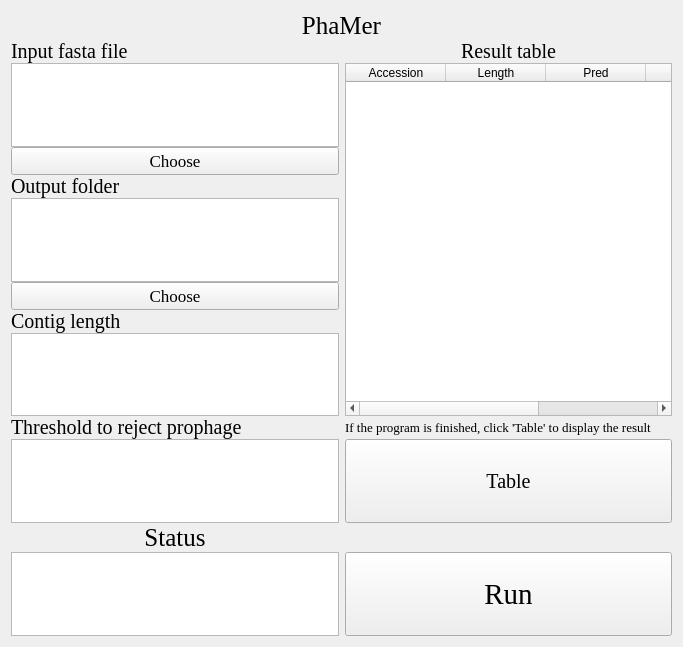
<?xml version="1.0" encoding="UTF-8"?>
<ui version="4.0">
 <class>Form</class>
 <widget class="QWidget" name="Form">
  <property name="geometry">
   <rect>
    <x>0</x>
    <y>0</y>
    <width>683</width>
    <height>647</height>
   </rect>
  </property>
  <property name="windowTitle">
   <string>Form</string>
  </property>
  <property name="styleSheet">
   <string notr="true">background-image: url(D:/tools/Pycharm/pyqt/logo/green_back.png);</string>
  </property>
  <layout class="QGridLayout" name="gridLayout_2">
   <item row="0" column="0">
    <layout class="QGridLayout" name="gridLayout">
     <property name="horizontalSpacing">
      <number>6</number>
     </property>
     <property name="verticalSpacing">
      <number>0</number>
     </property>
     <item row="1" column="0">
      <widget class="QLabel" name="label_2">
       <property name="font">
        <font>
         <family>Times New Roman</family>
         <pointsize>15</pointsize>
        </font>
       </property>
       <property name="text">
        <string>Input fasta file</string>
       </property>
       <property name="alignment">
        <set>Qt::AlignLeading|Qt::AlignLeft|Qt::AlignVCenter</set>
       </property>
      </widget>
     </item>
     <item row="3" column="0">
      <widget class="QPushButton" name="pushButton_2">
       <property name="font">
        <font>
         <family>Times New Roman</family>
         <pointsize>13</pointsize>
        </font>
       </property>
       <property name="text">
        <string>Choose</string>
       </property>
      </widget>
     </item>
     <item row="9" column="0">
      <widget class="QLabel" name="label_7">
       <property name="font">
        <font>
         <family>Times New Roman</family>
         <pointsize>15</pointsize>
        </font>
       </property>
       <property name="text">
        <string>Threshold to reject prophage</string>
       </property>
       <property name="alignment">
        <set>Qt::AlignLeading|Qt::AlignLeft|Qt::AlignVCenter</set>
       </property>
      </widget>
     </item>
     <item row="7" column="0">
      <widget class="QLabel" name="label_5">
       <property name="font">
        <font>
         <family>Times New Roman</family>
         <pointsize>15</pointsize>
        </font>
       </property>
       <property name="text">
        <string>Contig length</string>
       </property>
       <property name="alignment">
        <set>Qt::AlignLeading|Qt::AlignLeft|Qt::AlignVCenter</set>
       </property>
      </widget>
     </item>
     <item row="4" column="0">
      <widget class="QLabel" name="label_3">
       <property name="font">
        <font>
         <family>Times New Roman</family>
         <pointsize>15</pointsize>
        </font>
       </property>
       <property name="text">
        <string>Output folder</string>
       </property>
       <property name="alignment">
        <set>Qt::AlignLeading|Qt::AlignLeft|Qt::AlignVCenter</set>
       </property>
      </widget>
     </item>
     <item row="6" column="0">
      <widget class="QPushButton" name="pushButton_3">
       <property name="font">
        <font>
         <family>Times New Roman</family>
         <pointsize>13</pointsize>
        </font>
       </property>
       <property name="text">
        <string>Choose</string>
       </property>
      </widget>
     </item>
     <item row="5" column="0">
      <widget class="QTextBrowser" name="textBrowser_3">
       <property name="styleSheet">
        <string notr="true">background-image: url(D:/Documents/Desktop/white.png)</string>
       </property>
      </widget>
     </item>
     <item row="10" column="0">
      <widget class="QTextEdit" name="textEdit_2">
       <property name="styleSheet">
        <string notr="true">background-image: url(D:/Documents/Desktop/white.png)</string>
       </property>
      </widget>
     </item>
     <item row="11" column="0">
      <widget class="QLabel" name="label_4">
       <property name="font">
        <font>
         <family>Times New Roman</family>
         <pointsize>19</pointsize>
        </font>
       </property>
       <property name="text">
        <string>Status</string>
       </property>
       <property name="alignment">
        <set>Qt::AlignCenter</set>
       </property>
      </widget>
     </item>
     <item row="12" column="0">
      <widget class="QTextBrowser" name="textBrowser">
       <property name="styleSheet">
        <string notr="true">background-image: url(D:/Documents/Desktop/white.png)</string>
       </property>
      </widget>
     </item>
     <item row="8" column="0">
      <widget class="QTextEdit" name="textEdit">
       <property name="styleSheet">
        <string notr="true">background-image: url(D:/Documents/Desktop/white.png)</string>
       </property>
      </widget>
     </item>
     <item row="2" column="0">
      <widget class="QTextBrowser" name="textBrowser_2">
       <property name="styleSheet">
        <string notr="true">background-image: url(D:/Documents/Desktop/white.png)</string>
       </property>
      </widget>
     </item>
     <item row="9" column="1">
      <widget class="QLabel" name="label_6">
       <property name="font">
        <font>
         <family>Times New Roman</family>
         <pointsize>10</pointsize>
        </font>
       </property>
       <property name="text">
        <string>If the program is finished, click 'Table' to display the result</string>
       </property>
       <property name="alignment">
        <set>Qt::AlignLeading|Qt::AlignLeft|Qt::AlignVCenter</set>
       </property>
      </widget>
     </item>
     <item row="10" column="1">
      <widget class="QPushButton" name="pushButton_4">
       <property name="sizePolicy">
        <sizepolicy hsizetype="Expanding" vsizetype="Expanding">
         <horstretch>0</horstretch>
         <verstretch>0</verstretch>
        </sizepolicy>
       </property>
       <property name="font">
        <font>
         <family>Times New Roman</family>
         <pointsize>15</pointsize>
        </font>
       </property>
       <property name="text">
        <string>Table</string>
       </property>
      </widget>
     </item>
     <item row="12" column="1">
      <widget class="QPushButton" name="pushButton">
       <property name="sizePolicy">
        <sizepolicy hsizetype="Expanding" vsizetype="Expanding">
         <horstretch>0</horstretch>
         <verstretch>0</verstretch>
        </sizepolicy>
       </property>
       <property name="font">
        <font>
         <family>Times New Roman</family>
         <pointsize>22</pointsize>
        </font>
       </property>
       <property name="styleSheet">
        <string notr="true">background-image: url(D:/Documents/Desktop/white.png)</string>
       </property>
       <property name="text">
        <string>Run</string>
       </property>
      </widget>
     </item>
     <item row="0" column="0" colspan="2">
      <widget class="QLabel" name="label">
       <property name="font">
        <font>
         <family>Times New Roman</family>
         <pointsize>19</pointsize>
        </font>
       </property>
       <property name="text">
        <string>PhaMer</string>
       </property>
       <property name="alignment">
        <set>Qt::AlignCenter</set>
       </property>
      </widget>
     </item>
     <item row="1" column="1">
      <widget class="QLabel" name="label_8">
       <property name="font">
        <font>
         <family>Times New Roman</family>
         <pointsize>15</pointsize>
        </font>
       </property>
       <property name="text">
        <string>Result table</string>
       </property>
       <property name="alignment">
        <set>Qt::AlignCenter</set>
       </property>
      </widget>
     </item>
     <item row="2" column="1" rowspan="7">
      <widget class="QTableWidget" name="tableWidget">
       <property name="styleSheet">
        <string notr="true">background-image: url(D:/Documents/Desktop/white.png)</string>
       </property>
       <column>
        <property name="text">
         <string>Accession</string>
        </property>
       </column>
       <column>
        <property name="text">
         <string>Length</string>
        </property>
       </column>
       <column>
        <property name="text">
         <string>Pred</string>
        </property>
       </column>
       <column>
        <property name="text">
         <string>Score</string>
        </property>
       </column>
       <column>
        <property name="text">
         <string>Type</string>
        </property>
       </column>
      </widget>
     </item>
    </layout>
   </item>
  </layout>
 </widget>
 <resources/>
 <connections/>
</ui>
